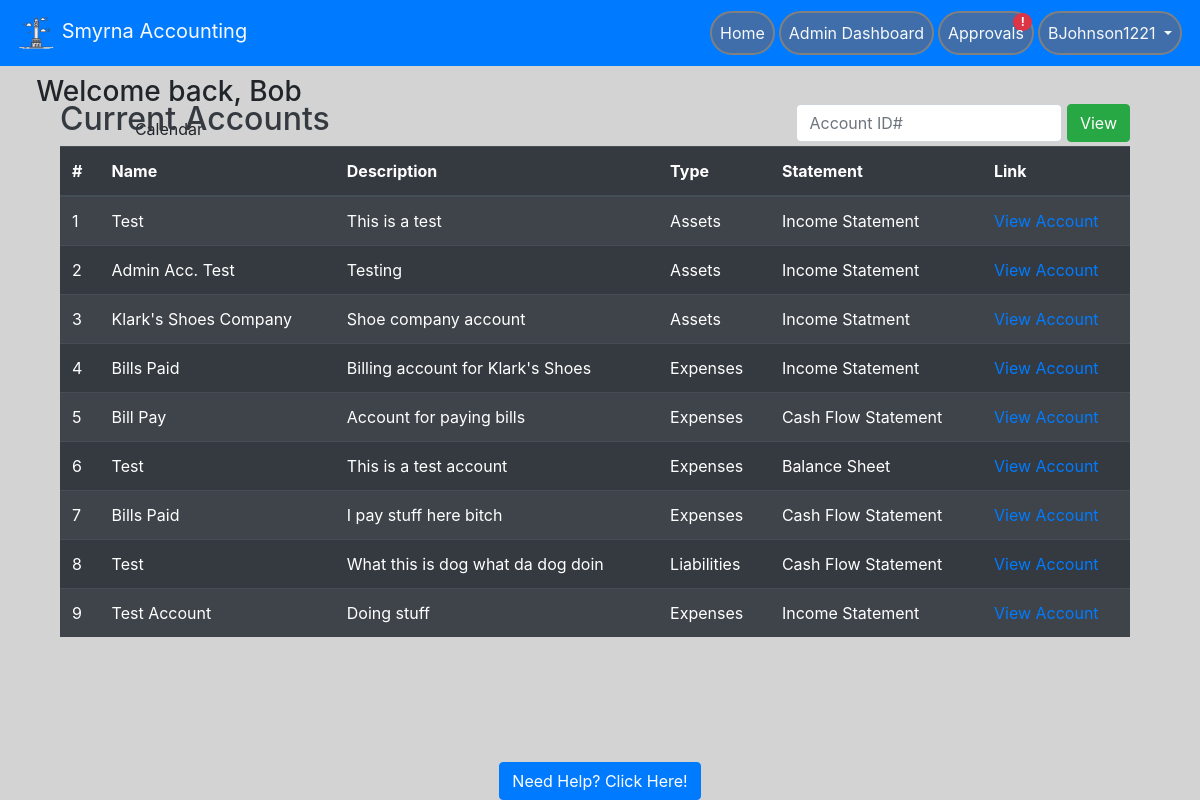
Page / (signed in) on the earlier database version.
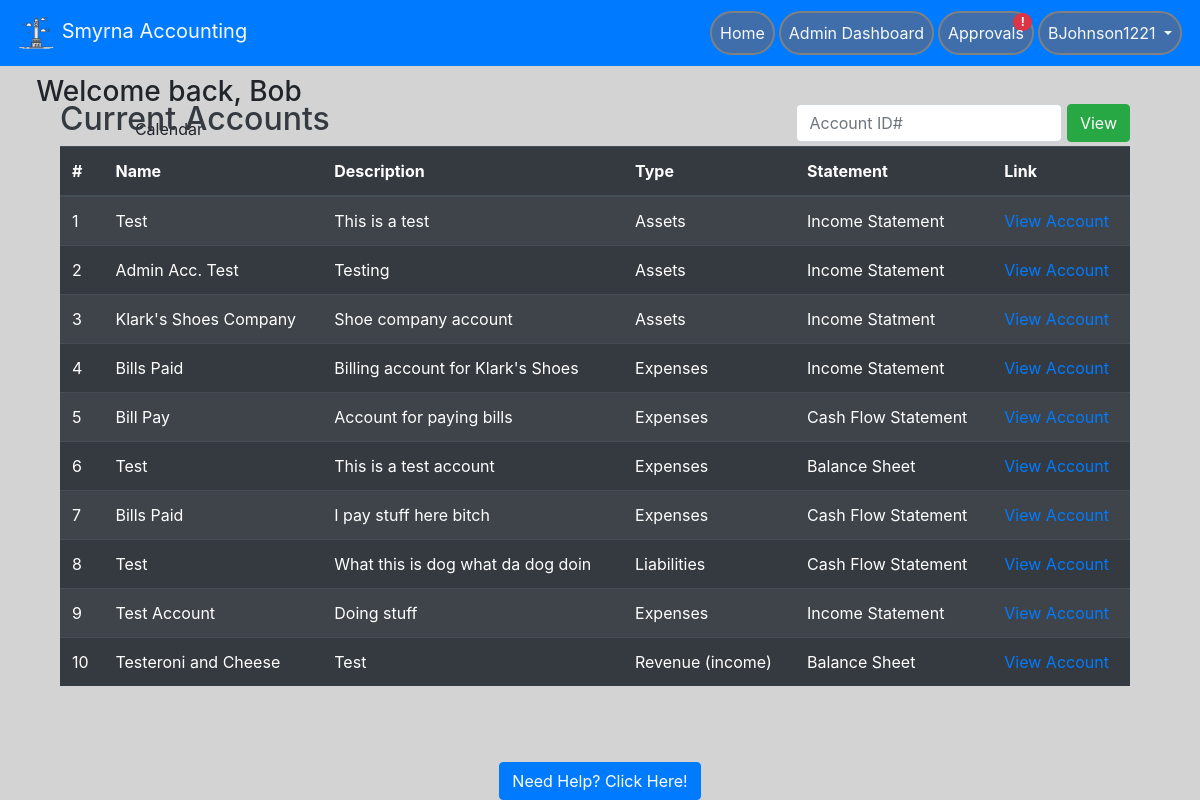
Same page on the later database version.
### website/models.py (models this page shows, shortened)
class User(db.Model, UserMixin):
    id = db.Column(db.Integer, primary_key=True)  # unique identifier
    email = db.Column(db.String(150), unique=True)
    password = db.Column(db.String(150))
    oldPassword = db.Column(db.String(150))
    firstName = db.Column(db.String(150))
    lastName = db.Column(db.String(150))
    userName = db.Column(db.String(150))
    hasAdmin = db.Column(db.Boolean, default=False)
    hasMan = db.Column(db.Boolean, default=False)
    status = db.Column(db.Boolean, default=False)
    creationDate = db.Column(db.Date())
    expirationDate = db.Column(db.Date())
    suspensionDate = db.Column(db.Date())
    suspensionEnd = db.Column(db.Date())
    accounts = db.relationship("Account", backref="user_backref", lazy=True)

class Account(db.Model):
    acc_num = db.Column(db.Integer, primary_key=True)  # unique identifier. Needs adjusting
    user_id = db.Column(db.Integer, db.ForeignKey(User.id), nullable=False)
    acc_name = db.Column(db.String(150), unique=True)
    acc_desc = db.Column(db.String(150))
    acc_cat = db.Column(db.String(150))
    init_bal = db.Column(db.Float)
    acc_statement = db.Column(db.String(150))
    entries = db.relationship("Ledger", backref='entries', lazy=True)

### website/views.py (the view)
@views.route('/', methods =['GET', 'POST'])
@login_required
def home():
    if request.method == 'POST':
        global ACC_ID
        ACC_ID = request.form.get('searchBar')
        return redirect(url_for('auth.view_account'))
    return render_template("home.html", user=current_user,  acc_query=Account.query.join(User),
                           usracc=Account.query.join(User).filter(User.id == current_user.id))

### website/__init__.py (called while the page is built)
def create_app():
    app = Flask(__name__)
    app.config['SECRET_KEY'] = 'this is the secret key'
    app.config['SQLALCHEMY_DATABASE_URI'] = f'sqlite:///{DB_NAME}'
    db.init_app(app)
    app.config['MAIL_SERVER'] = 'smtp.gmail.com'
    app.config['MAIL_PORT'] = 465
    app.config['MAIL_USE_SSL'] = True
    app.config['MAIL_USERNAME'] = 'brandondunson15@gmail.com'
    app.config['MAIL_PASSWORD'] = 'Panopticon0987!@'
    mail.init_app(app)
    from .views import views
    from .auth import auth
    app.register_blueprint(views, url_prefix='/')
    app.register_blueprint(auth, url_prefix='/')
    from .models import User
    create_database(app)
    login_manager = LoginManager()
    login_manager.login_view = 'auth.login'
    login_manager.init_app(app)
    @login_manager.user_loader
    def load_user(id):
        return User.query.get(int(id))
    return app

### website/templates/home.html (shortened to what this page needs)
{% extends "base.html" %}
{%block content%}
<div class="prof-container">
    <h3 class="pl-2 text-center"> Welcome back, {{current_user.firstName}}</h3>
    <p class=" text-center pl-2">Calendar</p>
    <div class="cal">
    </div>
</div>
    {% if user.hasMan or user.hasAdmin %}
    <div class="container text-light pb-2" style="position: absolute; top: 100px; width: 1100px;">
        <form class ="form-inline" method="POST">
          <h2 class="text-dark">Current Accounts</h2>
            <div class="ml-auto">
             <input type="search" name="searchBar" class="form-control pr-1" placeholder="Account ID#"
                list = "userData" />
              <button class="btn btn-success" type="submit">View</button>
          </div>
        </form>
        <div>
          <table class="table table-striped table-dark">
            <thead>
              <tr>
                <th scope="col">#</th>
                <th scope="col">Name</th>
                <th scope="col">Description</th>
                <th scope="col">Type</th>
                <th scope="col">Statement</th>
                <th scope="col">Link</th>
              </tr>
            </thead>
            <tbody style="overflow-y: scroll;">
              {% for account in acc_query %}
              <tr id="rowz">
                <td><a id = "link" style="color: white;" >{{account.acc_num}}</a></td>
                <td>{{account.acc_name}}</td>
                <td>{{account.acc_desc}}</td>
                <td>{{account.acc_cat}}</td>
                <td>{{account.acc_statement}}</td>
                <td><a href="/accountView/{{account.acc_num}}" class="link-info">View Account</a></td>
              </tr>
              {% endfor %}
            </tbody>
          </table>
        </div>
      </div>
    {% endif %}
{% endblock %}

### website/templates/base.html (shortened to what this page needs)
<!DOCTYPE html>
<html>
<head>
    <meat name="viewport" content="width=device-width, initial-scale=1" />
    <link rel="stylesheet" href="https://stackpath.bootstrapcdn.com/bootstrap/4.4.1/css/bootstrap.min.css"
 />
    <link rel="stylesheet" href="https://stackpath.bootstrapcdn.com/font-awesome/4.7.0/css/font-awesome.min.css"
 />
</head>
<body style="background-color: lightgrey">
    <nav class="navbar navbar-expand-lg navbar-dark bg-primary sticky-top">
        <a class = "navbar-brand text-light" href='/'>
            <img src="/static/logo.png" width="40" height="40" atl="">
            Smyrna Accounting
        </a>
        <div class = "collapse navbar-collapse" id="navbar">
            <ul class = "navbar-nav ml-auto">
                {% if user.is_authenticated %}
                {% if user.hasAdmin %}
                <li class = "nav-item">
                    <a class = "nav-link text-light text-center" id = "homepage" href="/home">Home</a>
                 </li>
                <li class = "nav-item">
                    <a class = "nav-link text-light text-center" id = "adminPort" href="/adminPortal">Admin Dashboard</a>
                </li>
                 <li class = "nav-item">
                     <span class="badge badge-pill badge-danger" style="float:right;margin-bottom:-10px;">!</span>
                    <a class = "nav-link text-light text-center" id = "approvals" href="/approvals">Approvals</a>
                 </li>
                {% endif %}
                <li class="nav-item dropdown">
                    <a class = "nav-link dropdown-toggle text-light text-center" id = "" data-toggle = "dropdown" aria-haspopup="true" aria-expanded="false">
                        {{ user.userName }}
                    </a>
                </li>
                {% else %}
                <a class = "nav-item nav-link text-light" id = "login" href="/login">Login</a>
                {% endif %}
            </ul>
        </div>
    </nav>
    <div class= "container">
        {%block content%}
        {% endblock %}
    </div>
</body>
<div class="footer" style="background-color: lightgray;">
    <a href="/help" class="btn btn-primary">Need Help? Click Here!</a>
</div>
</html>

### website/templates/base.html (style rules this page uses)
.footer { position: fixed; left: 0; bottom: 0; width: 100%; background-color: Blue; text-align: center; }
li.nav-item { border: 2px solid grey; margin: 2px; border-radius: 25px; background-color: rgb(63, 110, 170); }

### website/templates/home.html (style rules this page uses)
div.cal { position: absolute; padding-left: 15px; }
div.prof-container { position: absolute; left: 10px; top: 75px; height: 400px; width: 310px; }

Differences in the rows shown:
added Account: acc_num "10", acc_name "Testeroni and Cheese", acc_desc "Test", acc_cat "Revenue (income)", acc_statement "Balance Sheet"
